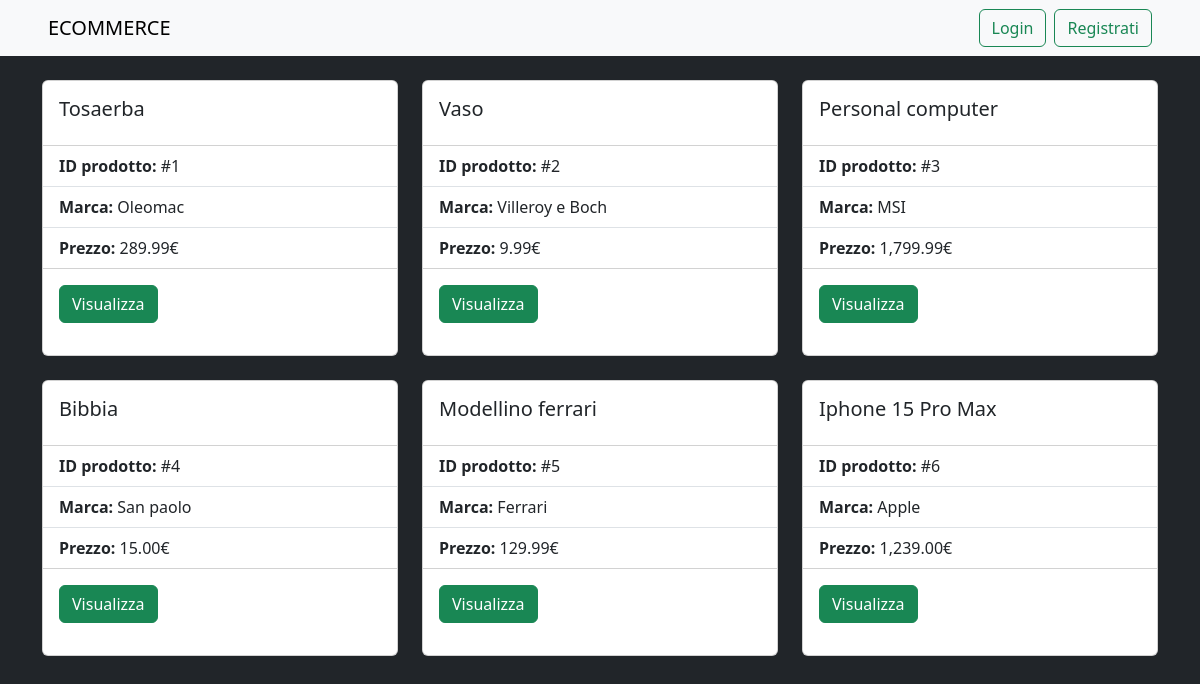
Screenshot of /views/products/index.php with the database file from the repository.
### tables this page shows
create table if not exists products
(
    id     int not null auto_increment primary key,
    nome   varchar(50),
    prezzo float,
    marca  varchar(50)
);

### models/Product.php (called while the page is built, shortened)
<?php
class Product
{
    private $id;
    private $nome;
    private $prezzo;
    private $marca;
    public function getId()
    {
        return $this->id;
    }
    public function getNome()
    {
        return $this->nome;
    }
    public function getPrezzo()
    {
        return $this->prezzo;
    }
    public function getMarca()
    {
        return $this->marca;
    }
    public static function getProducts()
    {
        $pdo = DBManager::Connect("ecommerce");
        $stmt = $pdo->query("SELECT * FROM products");
        return $stmt->fetchAll(PDO::FETCH_CLASS, 'Product');
    }
}

### views/products/index.php (the view, shortened to what this page needs)
<?php
require_once '../../models/Product.php';
require_once '../../partials/navbar.php';
$products = Product::getProducts();
if (isset($_SESSION['current_user'])) {
    $user = $_SESSION['current_user'];
    $admin = $user->isAdmin();
} else {
    $admin = false;
}
?>
<html>
<head>
    <link href="https://cdn.jsdelivr.net/npm/bootstrap@5.3.2/dist/css/bootstrap.min.css" rel="stylesheet"
>
    <link rel="stylesheet" href="https://cdn.jsdelivr.net/npm/bootstrap-icons/1.19.0/font/bootstrap-icons.css">
    <link rel="stylesheet" href="https://cdnjs.cloudflare.com/ajax/libs/font-awesome/5.15.3/css/all.min.css">
</head>
<body class="bg-dark text-light">
<div class="container mt-4">
    <div class="row justify-content-center">
        <?php foreach ($products
                       as $product) { ?>
            <div class="col-md-4 mb-4">
                <div class="card">
                    <div class="card-body">
                        <h5 class="card-title"><?php echo $product->getNome() ?></h5>
                    </div>
                    <ul class="list-group list-group-flush">
                        <li class="list-group-item"><strong>ID prodotto:</strong> #<?php echo $product->getId() ?></li>
                        <li class="list-group-item"><strong>Marca:</strong> <?php echo $product->getMarca() ?></li>
                        <li class="list-group-item">
                            <strong>Prezzo:</strong> <?php echo number_format($product->getPrezzo(), 2) ?>€
                        </li>
                    </ul>
                    <?php if ($admin): ?>
                        <div class="card-body d-flex justify-content-between">
                            <form action="../../actions/select_product.php" method="post">
                                <input type="hidden" name="product_id" value="<?php echo $product->getId(); ?>">
                                <button type="submit" class="btn btn-success">Modifica</button>
                            </form>
                            <form action="../../actions/admin/delete_product.php" method="post">
                                <input type="hidden" name="product_id" value="<?php echo $product->getId(); ?>">
                                <button type="submit" class="btn btn-danger">Elimina</button>
                            </form>
                        </div>
                    <?php else: ?>
                        <div class="card-body">
                            <form action="../../actions/select_product.php" method="post">
                                <button type="submit" class="btn btn-success">Visualizza</button>
                            </form>
                        </div>
                    <?php endif ?>
                </div>
            </div>
        <?php } ?>
    </div>
</div>
</body>
</html>

### partials/navbar.php (shortened to what this page needs)
<?php
$isLoggedIn = isset($_SESSION['current_user']);
?>
<nav class="navbar navbar-expand-lg navbar-light bg-light ">
    <a class="navbar-brand ms-5" href="index.php">ECOMMERCE</a>
    <?php if ($isLoggedIn):
        $user = $_SESSION['current_user'];
        $admin = $user->isAdmin() ?>
        <?php if (!$admin) { ?>
        <a class="btn btn-primary" href="../cart.php">Carrello</a>
    <?php } ?>
        <div class="navbar-collapse justify-content-end me-5" id="navbarNav">
            <ul class="navbar-nav ml-auto">
                <li class="nav-item">
                    <span class="navbar-text"
                          style="margin-right: 15px;">Benvenuto <?php
                        if ($admin)
                            echo "ADMIN";
                        else
                            echo $user->getEmail() ?>
                    </span>
                </li>
                <li class="nav-item">
                    <a class="btn btn-outline-success" href="../../actions/logout.php">Logout</a>
                </li>
            </ul>
        </div>
    <?php else: ?>
        <div class="navbar-collapse justify-content-end me-5" id="navbarNav">
            <ul class="navbar-nav ml-auto">
                <li class="nav-item">
                    <a class="btn btn-outline-success me-2" href="../login.php">Login</a>
                </li>
                <li class="nav-item">
                    <a class="btn btn-outline-success" href="../sign_up.php">Registrati</a>
                </li>
            </ul>
        </div>
    <?php endif; ?>
</nav>

### rows the page displays
products: nome "Tosaerba", id "1", marca "Oleomac", prezzo "289.99"
products: nome "Vaso", id "2", marca "Villeroy e Boch", prezzo "9.99"
products: nome "Personal computer", id "3", marca "MSI", prezzo "1,799.99"
products: nome "Bibbia", id "4", marca "San paolo", prezzo "15.00"
products: nome "Modellino ferrari", id "5", marca "Ferrari", prezzo "129.99"
products: nome "Iphone 15 Pro Max", id "6", marca "Apple", prezzo "1,239.00"
